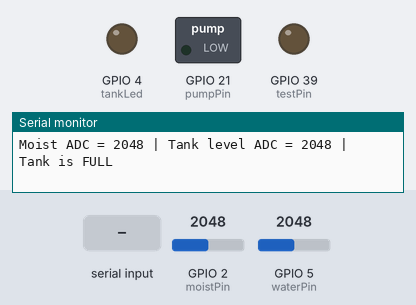
A sketch run on a simulated ESP32. On the bench: switched loads named in the sketch (green lamp = pin HIGH), output pins drawn as LEDs (lit = HIGH), the last lines printed to the serial monitor. Dashed ring = blinking. Inputs (shaded band) come from the test bench; at power-on: GPIO 2 (moistPin) = 2048, GPIO 5 (waterPin) = 2048 (analog values on the 0–4095 scale).

Above: at 1.3 s.
1.4 s: "off\n" received over Serial
At 2.4 s:
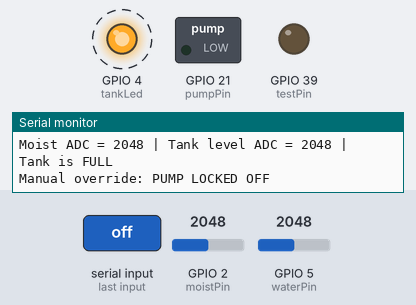
4.4 s: "on\n" received over Serial
At 5.4 s:
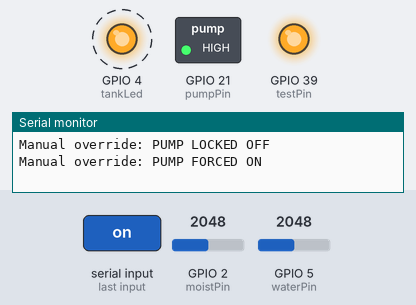
7.4 s: "active\n" received over Serial
At 8.7 s:
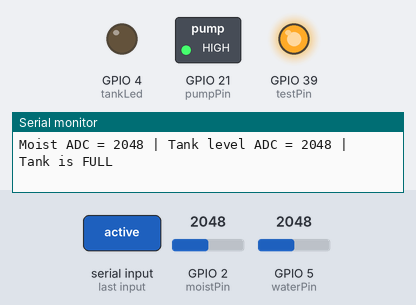
9.0 s: GPIO 2 (moistPin) set to 550
12.0 s: GPIO 2 (moistPin) set to 477
15.0 s: GPIO 5 (waterPin) set to 544
16.5 s: GPIO 5 (waterPin) set to 451
At 17.3 s:
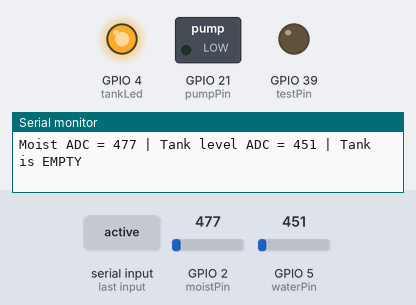
Timing chart, 0 to 19.5 s (numbered marks = the images above; inputs shaded):
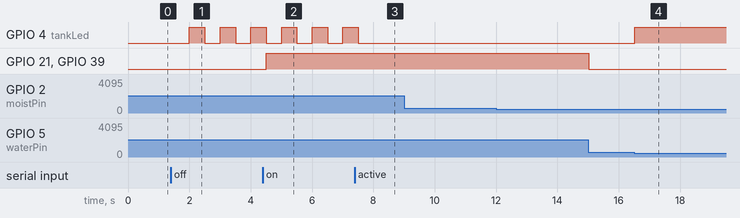

The sketch:

autoplantwater.ino
```cpp
unsigned long ledTimer = 0;
unsigned long overrideBlink = 0;
bool overrideLedState = false;
bool ledState = false;
bool ledcd = false;
bool manualOverride = false;

//määritetään pinnit
const int waterPin = 5;
const int pumpPin = 21;
const int tankLed = 4;
const int moistPin = 2;
const int testPin = 39;

//asetetaan pinneille arvot, joiden alittaessa toiminta muuttuu.
const int moistLimit = 500;
const int waterLevel = 500;

void setup(){
//115200Baudrate ESP32:lle
    Serial.begin(115200);
//12 bitin resoluutio
    analogReadResolution(12);

// asetetaan pinnit output muotoon
    pinMode(pumpPin, OUTPUT);
    pinMode(tankLed, OUTPUT);
    pinMode(testPin, OUTPUT);
// asetetaan pinnit pois päältä uudelleen käynnistyessä.
    digitalWrite(pumpPin, LOW);
    digitalWrite(tankLed, LOW);
    digitalWrite(testPin, LOW);

    Serial.setTimeout(50);

}

void loop(){
    int waterValue = analogRead(waterPin);
    int moistValue = analogRead(moistPin);

    bool tankIsFull = waterValue > waterLevel;


    unsigned long stopwatch = millis();
    //manuaalimoodin määritys
    if (manualOverride){
        if(millis()-overrideBlink >= 500){
            overrideBlink = millis();
            overrideLedState = !overrideLedState;
            digitalWrite(tankLed, overrideLedState ? HIGH : LOW);
        }
    } else {
            digitalWrite(tankLed, tankIsFull ? LOW : HIGH);
    }
    if(!manualOverride){
        if(ledState && stopwatch - ledTimer >= 3000){
            digitalWrite(pumpPin, LOW);
            digitalWrite(testPin, LOW);
            ledState = false;
            ledcd = true;
            ledTimer = stopwatch; // aloittaa ajastimen
            Serial.println("AUTO PUMP OFF");
        }
        // ajastimen tarkoitus on lopettaa pumpun toiminta
        //ettei pumppu vahingossa ylikastele kasvia
        if(ledcd && stopwatch - ledTimer >= 6000){
            ledcd = false;
            Serial.println("Cooldown complete");
        }

        if (tankIsFull && !ledState && !ledcd && moistValue < moistLimit) {
            digitalWrite(pumpPin, HIGH);
            digitalWrite(testPin, HIGH);
            ledState = true;
            ledTimer = stopwatch;
            Serial.println("AUTO PUMP ON");
        }
        Serial.printf("Moist ADC = %d | Tank level ADC = %d | Tank is %s\n", moistValue, waterValue, tankIsFull ? "FULL" : "EMPTY");
    }
    //manuaalisen moodin koodit
    if (Serial.available()){
        String command = Serial.readStringUntil('\n');
        command.trim();

        if (command.equalsIgnoreCase("on")){
            Serial.println("Manual override: PUMP FORCED ON");
            digitalWrite(pumpPin, HIGH);
            digitalWrite(testPin, HIGH);
            ledState = true;
            ledcd = false;
        } else if (command.equalsIgnoreCase("off")){
            Serial.println("Manual override: PUMP LOCKED OFF");
            manualOverride = true;
            digitalWrite(pumpPin, LOW);
            digitalWrite(testPin, LOW);
            ledState = false;
            ledcd = false;
        }else if (command.equalsIgnoreCase("active")){
            Serial.println("Resuming automated action");
            manualOverride = false;
            ledState = false;
            ledcd = false;
            }
        }


    delay(500);

}
```

Measured:
- the behaviour switches between 501 and 500 on GPIO 5 (waterPin) (found by bisection; images 3 and 4)
- after the input at 1.4 s, GPIO 4 (tankLed): alternates HIGH for 0.50 s and LOW for 0.50 s, starting after 0.61 s
- after the input at 4.4 s, GPIO 21 (pumpPin), GPIO 39 (testPin): LOW → HIGH after 0.11 s
- after the input at 7.4 s, GPIO 4 (tankLed): goes on until 7.5 s, then stays LOW
- after the input at 16.5 s, GPIO 4 (tankLed): LOW → HIGH at once
